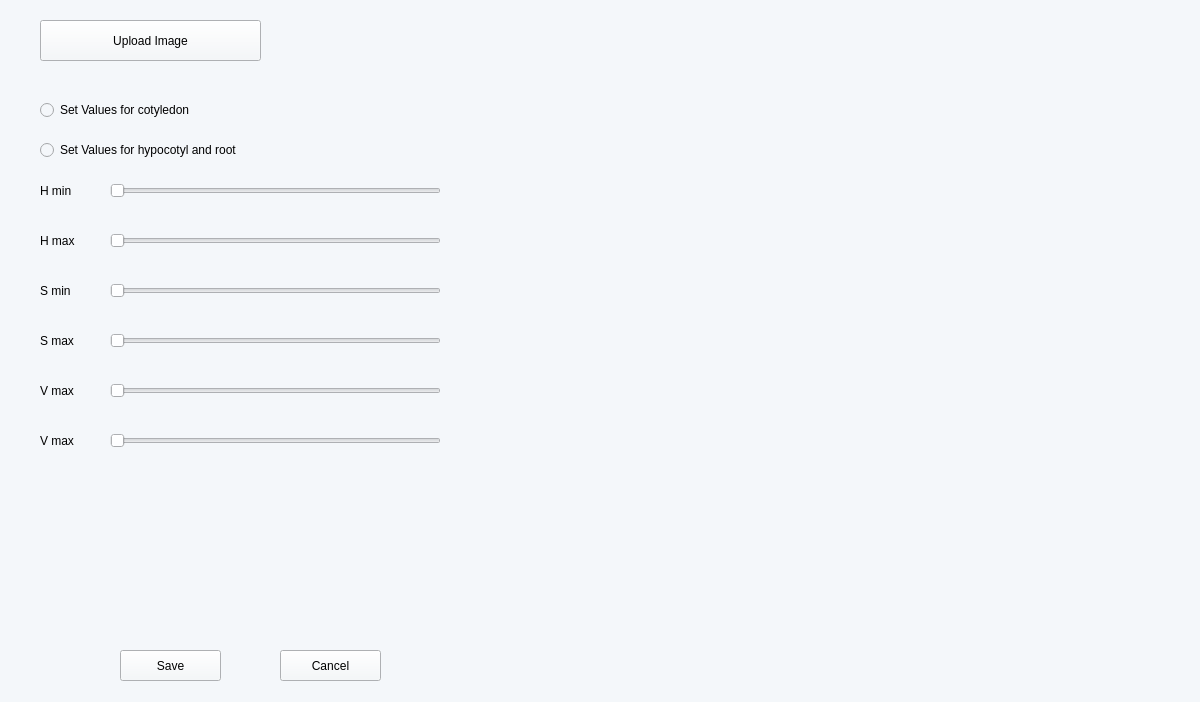
<?xml version="1.0" encoding="UTF-8"?>
<ui version="4.0">
 <class>Form</class>
 <widget class="QWidget" name="Form">
  <property name="geometry">
   <rect>
    <x>0</x>
    <y>0</y>
    <width>1200</width>
    <height>702</height>
   </rect>
  </property>
  <property name="windowTitle">
   <string>Set HSV</string>
  </property>
  <property name="styleSheet">
   <string notr="true">background-color:rgb(244, 247, 250);</string>
  </property>
  <widget class="QLabel" name="imgLabel_hsv">
   <property name="geometry">
    <rect>
     <x>470</x>
     <y>30</y>
     <width>691</width>
     <height>641</height>
    </rect>
   </property>
   <property name="text">
    <string/>
   </property>
   <property name="scaledContents">
    <bool>true</bool>
   </property>
  </widget>
  <widget class="QSlider" name="slider_hmin">
   <property name="geometry">
    <rect>
     <x>110</x>
     <y>180</y>
     <width>331</width>
     <height>22</height>
    </rect>
   </property>
   <property name="orientation">
    <enum>Qt::Horizontal</enum>
   </property>
  </widget>
  <widget class="QSlider" name="slider_hmax">
   <property name="geometry">
    <rect>
     <x>110</x>
     <y>230</y>
     <width>331</width>
     <height>22</height>
    </rect>
   </property>
   <property name="orientation">
    <enum>Qt::Horizontal</enum>
   </property>
  </widget>
  <widget class="QSlider" name="slider_smin">
   <property name="geometry">
    <rect>
     <x>110</x>
     <y>280</y>
     <width>331</width>
     <height>22</height>
    </rect>
   </property>
   <property name="orientation">
    <enum>Qt::Horizontal</enum>
   </property>
  </widget>
  <widget class="QSlider" name="slider_smax">
   <property name="geometry">
    <rect>
     <x>110</x>
     <y>330</y>
     <width>331</width>
     <height>22</height>
    </rect>
   </property>
   <property name="orientation">
    <enum>Qt::Horizontal</enum>
   </property>
  </widget>
  <widget class="QSlider" name="slider_vmin">
   <property name="geometry">
    <rect>
     <x>110</x>
     <y>380</y>
     <width>331</width>
     <height>22</height>
    </rect>
   </property>
   <property name="orientation">
    <enum>Qt::Horizontal</enum>
   </property>
  </widget>
  <widget class="QSlider" name="slider_vmax">
   <property name="geometry">
    <rect>
     <x>110</x>
     <y>430</y>
     <width>331</width>
     <height>22</height>
    </rect>
   </property>
   <property name="orientation">
    <enum>Qt::Horizontal</enum>
   </property>
  </widget>
  <widget class="QRadioButton" name="radioHSV_seed_head">
   <property name="geometry">
    <rect>
     <x>40</x>
     <y>100</y>
     <width>231</width>
     <height>20</height>
    </rect>
   </property>
   <property name="styleSheet">
    <string notr="true">font: 63 10pt &quot;Segoe UI&quot;;</string>
   </property>
   <property name="text">
    <string>Set Values for cotyledon</string>
   </property>
  </widget>
  <widget class="QRadioButton" name="radio_hsv_seed_body">
   <property name="geometry">
    <rect>
     <x>40</x>
     <y>140</y>
     <width>321</width>
     <height>20</height>
    </rect>
   </property>
   <property name="styleSheet">
    <string notr="true">font: 63 10pt &quot;Segoe UI&quot;;</string>
   </property>
   <property name="text">
    <string>Set Values for hypocotyl and root</string>
   </property>
  </widget>
  <widget class="QPushButton" name="btnSave">
   <property name="geometry">
    <rect>
     <x>120</x>
     <y>650</y>
     <width>101</width>
     <height>31</height>
    </rect>
   </property>
   <property name="styleSheet">
    <string notr="true">font: 63 10pt &quot;Segoe UI&quot;;</string>
   </property>
   <property name="text">
    <string>Save</string>
   </property>
  </widget>
  <widget class="QPushButton" name="btnCancel">
   <property name="geometry">
    <rect>
     <x>280</x>
     <y>650</y>
     <width>101</width>
     <height>31</height>
    </rect>
   </property>
   <property name="styleSheet">
    <string notr="true">font: 63 10pt &quot;Segoe UI&quot;;</string>
   </property>
   <property name="text">
    <string>Cancel</string>
   </property>
  </widget>
  <widget class="QLabel" name="label_hmin">
   <property name="geometry">
    <rect>
     <x>460</x>
     <y>300</y>
     <width>55</width>
     <height>21</height>
    </rect>
   </property>
   <property name="styleSheet">
    <string notr="true">font: 63 10pt &quot;Segoe UI&quot;;</string>
   </property>
   <property name="text">
    <string/>
   </property>
  </widget>
  <widget class="QLabel" name="label_hmax">
   <property name="geometry">
    <rect>
     <x>460</x>
     <y>350</y>
     <width>55</width>
     <height>21</height>
    </rect>
   </property>
   <property name="styleSheet">
    <string notr="true">font: 63 10pt &quot;Segoe UI&quot;;</string>
   </property>
   <property name="text">
    <string/>
   </property>
  </widget>
  <widget class="QLabel" name="label_smin">
   <property name="geometry">
    <rect>
     <x>460</x>
     <y>400</y>
     <width>55</width>
     <height>21</height>
    </rect>
   </property>
   <property name="styleSheet">
    <string notr="true">font: 63 10pt &quot;Segoe UI&quot;;</string>
   </property>
   <property name="text">
    <string/>
   </property>
  </widget>
  <widget class="QLabel" name="label_smax">
   <property name="geometry">
    <rect>
     <x>460</x>
     <y>450</y>
     <width>55</width>
     <height>21</height>
    </rect>
   </property>
   <property name="styleSheet">
    <string notr="true">font: 63 10pt &quot;Segoe UI&quot;;</string>
   </property>
   <property name="text">
    <string/>
   </property>
  </widget>
  <widget class="QLabel" name="label_vmin">
   <property name="geometry">
    <rect>
     <x>460</x>
     <y>500</y>
     <width>55</width>
     <height>21</height>
    </rect>
   </property>
   <property name="styleSheet">
    <string notr="true">font: 63 10pt &quot;Segoe UI&quot;;</string>
   </property>
   <property name="text">
    <string/>
   </property>
  </widget>
  <widget class="QLabel" name="label_vmax">
   <property name="geometry">
    <rect>
     <x>460</x>
     <y>550</y>
     <width>55</width>
     <height>21</height>
    </rect>
   </property>
   <property name="styleSheet">
    <string notr="true">font: 63 10pt &quot;Segoe UI&quot;;</string>
   </property>
   <property name="text">
    <string/>
   </property>
  </widget>
  <widget class="QPushButton" name="btn_upload_img">
   <property name="geometry">
    <rect>
     <x>40</x>
     <y>20</y>
     <width>221</width>
     <height>41</height>
    </rect>
   </property>
   <property name="styleSheet">
    <string notr="true">font: 63 10pt &quot;Segoe UI&quot;;</string>
   </property>
   <property name="text">
    <string>Upload Image</string>
   </property>
  </widget>
  <widget class="QLabel" name="label_hmin_2">
   <property name="geometry">
    <rect>
     <x>40</x>
     <y>180</y>
     <width>55</width>
     <height>21</height>
    </rect>
   </property>
   <property name="styleSheet">
    <string notr="true">font: 63 10pt &quot;Segoe UI&quot;;</string>
   </property>
   <property name="text">
    <string>H min</string>
   </property>
  </widget>
  <widget class="QLabel" name="label_hmin_3">
   <property name="geometry">
    <rect>
     <x>40</x>
     <y>230</y>
     <width>55</width>
     <height>21</height>
    </rect>
   </property>
   <property name="styleSheet">
    <string notr="true">font: 63 10pt &quot;Segoe UI&quot;;</string>
   </property>
   <property name="text">
    <string>H max</string>
   </property>
  </widget>
  <widget class="QLabel" name="label_hmin_4">
   <property name="geometry">
    <rect>
     <x>40</x>
     <y>280</y>
     <width>55</width>
     <height>21</height>
    </rect>
   </property>
   <property name="styleSheet">
    <string notr="true">font: 63 10pt &quot;Segoe UI&quot;;</string>
   </property>
   <property name="text">
    <string>S min</string>
   </property>
  </widget>
  <widget class="QLabel" name="label_hmin_5">
   <property name="geometry">
    <rect>
     <x>40</x>
     <y>330</y>
     <width>55</width>
     <height>21</height>
    </rect>
   </property>
   <property name="styleSheet">
    <string notr="true">font: 63 10pt &quot;Segoe UI&quot;;</string>
   </property>
   <property name="text">
    <string>S max</string>
   </property>
  </widget>
  <widget class="QLabel" name="label_hmin_6">
   <property name="geometry">
    <rect>
     <x>40</x>
     <y>380</y>
     <width>55</width>
     <height>21</height>
    </rect>
   </property>
   <property name="styleSheet">
    <string notr="true">font: 63 10pt &quot;Segoe UI&quot;;</string>
   </property>
   <property name="text">
    <string>V max</string>
   </property>
  </widget>
  <widget class="QLabel" name="label_hmin_7">
   <property name="geometry">
    <rect>
     <x>40</x>
     <y>430</y>
     <width>55</width>
     <height>21</height>
    </rect>
   </property>
   <property name="styleSheet">
    <string notr="true">font: 63 10pt &quot;Segoe UI&quot;;</string>
   </property>
   <property name="text">
    <string>V max</string>
   </property>
  </widget>
 </widget>
 <resources/>
 <connections/>
</ui>
